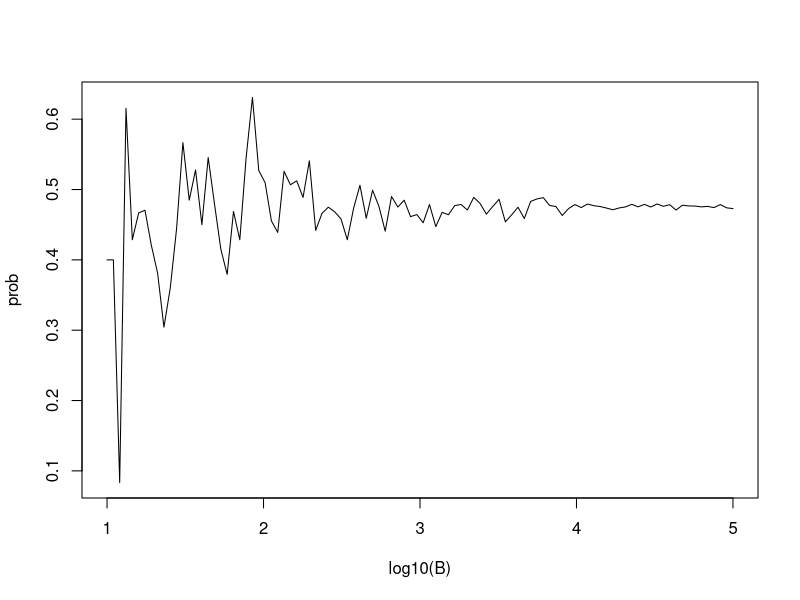

Write R code to recreate this figure.
rm(list = ls())
B <- 10^seq(1, 5, len = 100)    # defines vector of many B values
compute_prob <- function(B, n = 22){    # function to run Monte Carlo simulation with each B
  same_day <- replicate(B, {
    bdays <- sample(1:365, n, replace = TRUE)
    any(duplicated(bdays))
  })
  mean(same_day)
}

prob <- sapply(B, compute_prob)    # apply compute_prob to many values of B
plot(log10(B), prob, type = "l")    # plot a line graph of estimates 

